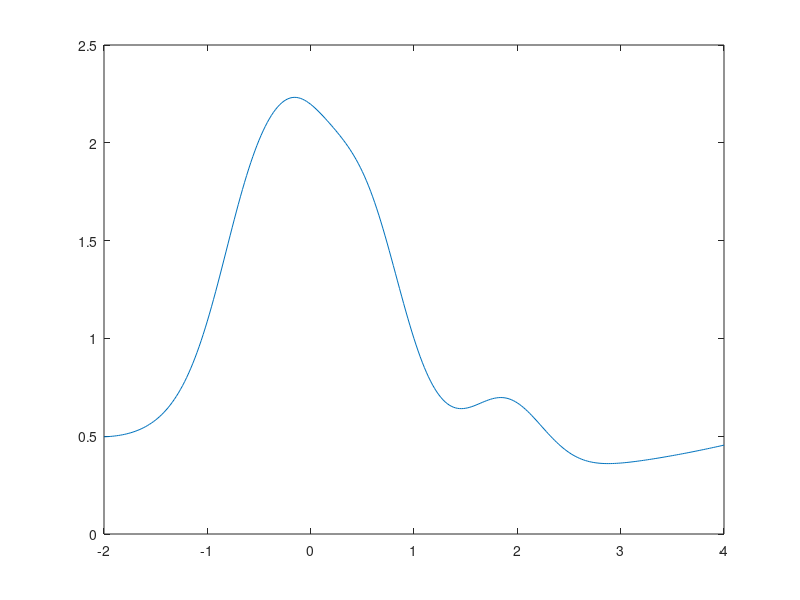

Here is the MATLAB script that generated this plot: (Note: this script raises an error after producing the figure.)
clear all;
a=-2;
b=4;
L=b-a;
resolution=50;
t=a:1/resolution:b;

%fn = @(w) exp(w./2)-cos(2*w)+sin(5*w)./2-w;
%fn = @(w) sin(1./(w.^2+0.3));
%fn = @(w) (exp(1./(.5*w.^4+1)) /2).^2;
%fn = @(w) sqrt(0.5-(-.2-w).^2)./3;
%fn = @(w) ( ( exp( 1./((-0.2-w).^2+1) ) ).^4  )./100;
fn = @(w) (exp(1./(.5*w.^4+1)) /2).^2 + ...
    ( ( exp( 1./((-0.15-w).^2+1) ) ).^4  )./150 + ...
    exp(-(2.*w-3.8).^2)./3 + 0.02*(w-0.9).^2;
%fn = @(w) exp(-(2.*w-4).^2)./3;
%fn = @(w) 0.02*(w+1).^2;


plot(t,fn(t))
hold on

%The number of elements
N=5;
%The highest degree of Legendre polynomials
P=6;


Sum=0;
x=zeros(1,N+1);
for i = 2:N+1
    Sum=Sum+rand+0.2;
    x(i)=Sum;
end
x=x./Sum.*L+a;


LP=cell(26,1);
for i=1:26
    LP{i} = @(w) legendreP(i-1,w);
end


LPfast=cell(10,1);
LPfast{1} = @(x) x;
LPfast{2} = @(x) 1/2*(3*x.^2-1);
LPfast{3} = @(x) 1/2*(5*x.^3-3.*x);
LPfast{4} = @(x) 1/8*(35*x.^4-30*x.^2+3);
LPfast{5} = @(x) 1/8*(63*x.^5-70*x.^3+15*x);
LPfast{6} = @(x) 1/16*(231*x.^6-315*x.^4+105*x.^2-5);
LPfast{7} = @(x) 1/16*(429*x.^7-693*x.^5+315*x.^3-35*x);
LPfast{8} = @(x) 1/128*(6435*x.^8-12012*x.^6+6930*x.^4-1260*x.^2+35);
LPfast{9} = @(x) 1/128*(12155*x.^9-25740*x.^7+18018*x.^5-4620*x.^3+315*x);
LPfast{10} = @(x) 1/256*(46189*x.^10-109395*x.^8+90090*x.^6-30030*x.^4+3465*x.^2-63);


diagonal=2./(2*(0:P)+1);
Diagonal=zeros(1,(P+1)*N);

%(P+1)xN matrix containing integrals F_{ij}=\int_j f*L_i dx
F=zeros(P+1,N);



for i=1:N
    %deltaxi=x(i+1)-x(i);
    for power = 0:P
        
        F(power + 1, i)=LegendreProduct(fn,power,x(i),x(i+1));
        
    end 
    Diagonal((i-1)*(P+1)+1  : i*(P+1))=diagonal;%deltaxi*diagonal;
end

F=reshape(F,[],1);


%Mass matrix
I=(1:(P+1)*N);
M=sparse(I, I, Diagonal);
%M=diag(Diagonal);
U=M\F;
U=reshape(U,P+1,N);




%Plotting%%%%%%%%%%%%%%

Y=zeros(1,length(t));
for element = 1:N
    %
    tic
    [subdomain,l,u] = GetDomain2(t,x(element),x(element+1));
    values=zeros(1,length(subdomain));
    for p=0:P
       values=values + LegendreTransform(p,subdomain)*U(p+1,element);
       
    end    
    Y(l:u)=values;
    disp(toc)
end    
%disp("Plotting time: " + toc)
plot(t,Y)

disp("L2 error: " + sum(((fn(t)-Y)./resolution).^2))















